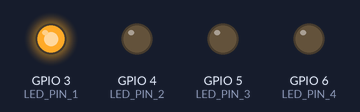
A program run on a simulated ESP32-S3. On the bench: output pins drawn as LEDs (lit = HIGH). What the program prints to the serial monitor is not drawn.

Above: at 0.2 s.
At 0.7 s:
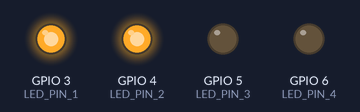
At 1.2 s:
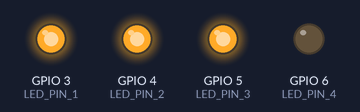
At 1.7 s:
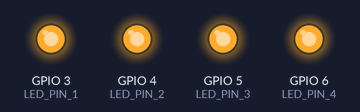
At 2.7 s:
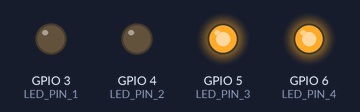
At 3.7 s:
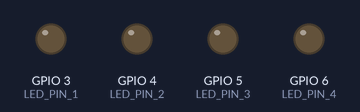
Timing chart, 0 to 5.2 s (numbered marks = the images above):
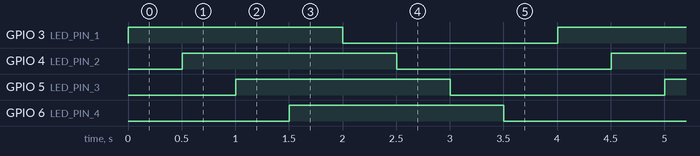

The program:

main.cpp
```cpp
#include <Arduino.h>
//定义LED引脚常量
const int LED_PIN_1 = 3;//D3
const int LED_PIN_2 = 4;
const int LED_PIN_3 = 5;
const int LED_PIN_4 = 6;
//定义延迟时间（毫秒）
const int DELAY_TIME = 500;//0.5秒等于500毫秒，1秒等于1000毫秒
//定义LED引脚数组，便于循环控制
int ledPins[] = {LED_PIN_1,LED_PIN_2,LED_PIN_3,LED_PIN_4};
int ledCount = 4;//LED数量

void setup() {
  //初始化串口通信，用于调试
  Serial.begin(115200);//初始化串口通信，波特率115200
  Serial.println("跑马灯程序开始初始化...");
  pinMode(LED_PIN_1,OUTPUT);
  pinMode(LED_PIN_2,OUTPUT);
  pinMode(LED_PIN_3,OUTPUT);
  pinMode(LED_PIN_4,OUTPUT);
  Serial.println("初始化完成，开始跑马灯效果");
}
void loop(){
  Serial.println("逐个点亮LED...");

  digitalWrite(LED_PIN_1,HIGH);//D3灯亮
  Serial.println("D3灯亮");
  delay(DELAY_TIME);//延时0.5秒

  digitalWrite(LED_PIN_2,HIGH);
  Serial.println("D4灯亮");
  delay(DELAY_TIME);

  digitalWrite(LED_PIN_3,HIGH);
  Serial.println("D5灯亮");
  delay(DELAY_TIME);

  digitalWrite(LED_PIN_4,HIGH);
  Serial.println("D6灯亮");
  delay(DELAY_TIME);

  //第二步，逐个熄灭LED
  Serial.println("逐个熄灭LED...");

  digitalWrite(LED_PIN_1,LOW);
  Serial.println("D3灯灭");
  delay(DELAY_TIME);

  digitalWrite(LED_PIN_2,LOW);
  Serial.println("D4灯灭");
  delay(DELAY_TIME);

  digitalWrite(LED_PIN_3,LOW);
  Serial.println("D5灯灭");
  delay(DELAY_TIME);

  digitalWrite(LED_PIN_4,LOW);
  Serial.println("D6灯灭");
  delay(DELAY_TIME);

  Serial.println("===循环结束===\n");
} 
```

Measured:
- by itself, GPIO 3 (LED_PIN_1), GPIO 4 (LED_PIN_2), GPIO 5 (LED_PIN_3), GPIO 6 (LED_PIN_4): alternates HIGH for 2.0 s and LOW for 2.0 s
- by itself, everything shown: repeats every 4.0 s, in 8 steps
